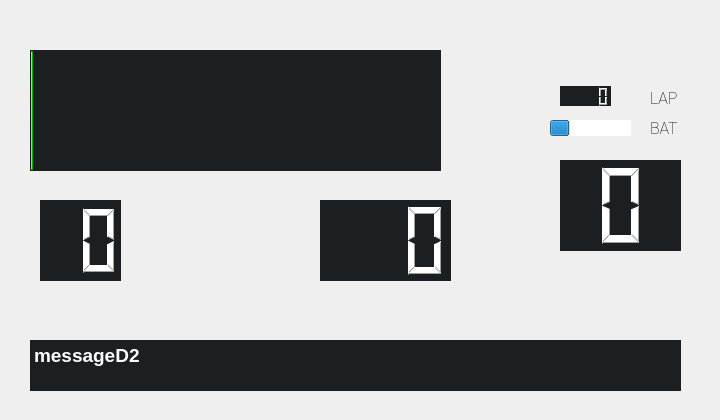
    <widget class="QWidget" name="Dynamic2">
     <attribute name="title">
      <string>Dynamic 2</string>
     </attribute>
     <widget class="QProgressBar" name="RPMprogD2">
      <property name="geometry">
       <rect>
        <x>30</x>
        <y>50</y>
        <width>411</width>
        <height>121</height>
       </rect>
      </property>
      <property name="styleSheet">
       <string notr="true">selection-background-color: rgb(0, 255, 0);
background-color: rgb(27,31,34);
border-color: rgb(27, 31, 34);</string>
      </property>
      <property name="minimum">
       <number>0</number>
      </property>
      <property name="maximum">
       <number>13000</number>
      </property>
      <property name="value">
       <number>100</number>
      </property>
      <property name="textVisible">
       <bool>false</bool>
      </property>
     </widget>
     <widget class="QProgressBar" name="BATprogD2">
      <property name="geometry">
       <rect>
        <x>550</x>
        <y>120</y>
        <width>81</width>
        <height>16</height>
       </rect>
      </property>
      <property name="styleSheet">
       <string notr="true">border-color: rgb(27, 31, 34);</string>
      </property>
      <property name="value">
       <number>24</number>
      </property>
      <property name="textVisible">
       <bool>false</bool>
      </property>
     </widget>
     <widget class="QLabel" name="label_7">
      <property name="geometry">
       <rect>
        <x>650</x>
        <y>90</y>
        <width>31</width>
        <height>16</height>
       </rect>
      </property>
      <property name="font">
       <font>
        <family>Roboto</family>
        <pointsize>12</pointsize>
        <weight>9</weight>
        <italic>false</italic>
        <bold>false</bold>
       </font>
      </property>
      <property name="styleSheet">
       <string notr="true">font: 75 12pt &quot;Roboto&quot;;</string>
      </property>
      <property name="text">
       <string>LAP</string>
      </property>
     </widget>
     <widget class="QLCDNumber" name="LapTime_4">
      <property name="geometry">
       <rect>
        <x>560</x>
        <y>86</y>
        <width>51</width>
        <height>20</height>
       </rect>
      </property>
      <property name="styleSheet">
       <string notr="true">color: rgb(255, 255, 255);
background-color: rgb(27,31,34);</string>
      </property>
      <property name="frameShape">
       <enum>QFrame::NoFrame</enum>
      </property>
      <property name="lineWidth">
       <number>0</number>
      </property>
      <property name="midLineWidth">
       <number>0</number>
      </property>
      <property name="value" stdset="0">
       <double>0.000000000000000</double>
      </property>
     </widget>
     <widget class="QLabel" name="label_8">
      <property name="geometry">
       <rect>
        <x>650</x>
        <y>120</y>
        <width>31</width>
        <height>16</height>
       </rect>
      </property>
      <property name="font">
       <font>
        <family>Roboto</family>
        <pointsize>12</pointsize>
        <weight>9</weight>
        <italic>false</italic>
        <bold>false</bold>
       </font>
      </property>
      <property name="styleSheet">
       <string notr="true">font: 75 12pt &quot;Roboto&quot;;
font: 75 12pt &quot;Roboto&quot;;</string>
      </property>
      <property name="text">
       <string>BAT</string>
      </property>
     </widget>
     <widget class="QTextBrowser" name="MessageD2">
      <property name="geometry">
       <rect>
        <x>30</x>
        <y>340</y>
        <width>651</width>
        <height>51</height>
       </rect>
      </property>
      <property name="styleSheet">
       <string notr="true">background-color: rgb(27,31,34);</string>
      </property>
      <property name="frameShape">
       <enum>QFrame::NoFrame</enum>
      </property>
      <property name="frameShadow">
       <enum>QFrame::Plain</enum>
      </property>
      <property name="lineWidth">
       <number>0</number>
      </property>
      <property name="html">
       <string>&lt;!DOCTYPE HTML PUBLIC &quot;-//W3C//DTD HTML 4.0//EN&quot; &quot;http://www.w3.org/TR/REC-html40/strict.dtd&quot;&gt;
&lt;html&gt;&lt;head&gt;&lt;meta name=&quot;qrichtext&quot; content=&quot;1&quot; /&gt;&lt;style type=&quot;text/css&quot;&gt;
p, li { white-space: pre-wrap; }
&lt;/style&gt;&lt;/head&gt;&lt;body style=&quot; font-family:'Roboto'; font-size:12pt; font-weight:200; font-style:normal;&quot;&gt;
&lt;p style=&quot; margin-top:0px; margin-bottom:0px; margin-left:0px; margin-right:0px; -qt-block-indent:0; text-indent:0px;&quot;&gt;&lt;span style=&quot; font-size:14pt; font-weight:600; color:#ffffff;&quot;&gt;messageD2&lt;/span&gt;&lt;/p&gt;&lt;/body&gt;&lt;/html&gt;</string>
      </property>
     </widget>
     <widget class="QLabel" name="label_4">
      <property name="geometry">
       <rect>
        <x>0</x>
        <y>0</y>
        <width>711</width>
        <height>411</height>
       </rect>
      </property>
      <property name="styleSheet">
       <string notr="true">background-image:
url(/home/pi/fsae/fsae/FSAEdash/dashTemplate.png);</string>
      </property>
      <property name="text">
       <string/>
      </property>
     </widget>
     <widget class="QLCDNumber" name="speedD2">
      <property name="geometry">
       <rect>
        <x>40</x>
        <y>200</y>
        <width>81</width>
        <height>81</height>
       </rect>
      </property>
      <property name="autoFillBackground">
       <bool>false</bool>
      </property>
      <property name="styleSheet">
       <string notr="true">color: rgb(255, 255, 255);
background-color: rgb(27,31,34);</string>
      </property>
      <property name="frameShape">
       <enum>QFrame::NoFrame</enum>
      </property>
      <property name="frameShadow">
       <enum>QFrame::Plain</enum>
      </property>
      <property name="lineWidth">
       <number>4</number>
      </property>
      <property name="midLineWidth">
       <number>0</number>
      </property>
      <property name="smallDecimalPoint">
       <bool>false</bool>
      </property>
      <property name="numDigits">
       <number>2</number>
      </property>
      <property name="value" stdset="0">
       <double>0.000000000000000</double>
      </property>
     </widget>
     <widget class="QLCDNumber" name="ETCD2">
      <property name="geometry">
       <rect>
        <x>320</x>
        <y>200</y>
        <width>131</width>
        <height>81</height>
       </rect>
      </property>
      <property name="styleSheet">
       <string notr="true">color: rgb(255, 255, 255);
background-color: rgb(27,31,34);</string>
      </property>
      <property name="frameShape">
       <enum>QFrame::NoFrame</enum>
      </property>
      <property name="frameShadow">
       <enum>QFrame::Plain</enum>
      </property>
      <property name="lineWidth">
       <number>0</number>
      </property>
      <property name="midLineWidth">
       <number>0</number>
      </property>
      <property name="numDigits">
       <number>3</number>
      </property>
      <property name="value" stdset="0">
       <double>0.000000000000000</double>
      </property>
     </widget>
     <widget class="QLCDNumber" name="GEARD2">
      <property name="geometry">
       <rect>
        <x>560</x>
        <y>160</y>
        <width>121</width>
        <height>91</height>
       </rect>
      </property>
      <property name="font">
       <font>
        <pointsize>14</pointsize>
       </font>
      </property>
      <property name="autoFillBackground">
       <bool>false</bool>
      </property>
      <property name="styleSheet">
       <string notr="true">color: rgb(255, 255, 255);
background-color: rgb(27,31,34);</string>
      </property>
      <property name="frameShape">
       <enum>QFrame::NoFrame</enum>
      </property>
      <property name="frameShadow">
       <enum>QFrame::Plain</enum>
      </property>
      <property name="lineWidth">
       <number>0</number>
      </property>
      <property name="midLineWidth">
       <number>0</number>
      </property>
      <property name="numDigits">
       <number>1</number>
      </property>
      <property name="value" stdset="0">
       <double>0.000000000000000</double>
      </property>
     </widget>
     <zorder>label_4</zorder>
     <zorder>RPMprogD2</zorder>
     <zorder>BATprogD2</zorder>
     <zorder>label_7</zorder>
     <zorder>LapTime_4</zorder>
     <zorder>label_8</zorder>
     <zorder>MessageD2</zorder>
     <zorder>speedD2</zorder>
     <zorder>ETCD2</zorder>
     <zorder>GEARD2</zorder>
    </widget>
